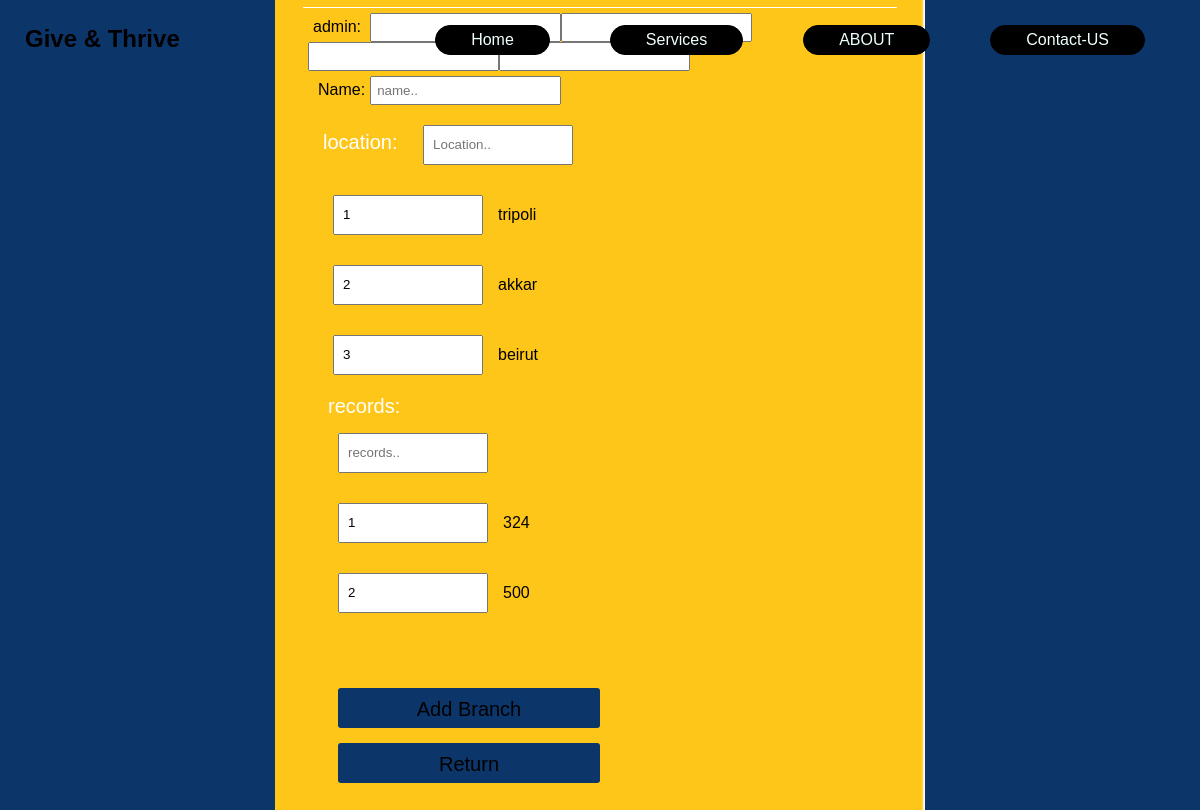
The page /driverPages/createtrip/formtrip.php on the database its author committed.
### tables this page shows
CREATE TABLE `location` (
  `locationid` int(11) NOT NULL,
  `locationname` varchar(30) NOT NULL
);

CREATE TABLE `records` (
  `recordsid` int(11) NOT NULL,
  `recordsN` int(50) NOT NULL
);

### driverPages/createtrip/formtrip.php (the view, shortened to what this page needs)
<!DOCTYPE html>
<?php
include('../../connection.php');
      ?>
      <html>
        <head>
          <link rel="stylesheet" href="formesss.css" />
          <link rel= " stylesheet "href="https://stackpath.bootstrapcdn.com/font-awesome/4.7.0/css/font-awesome.min.css"/>
        </head>
        <body>
              <nav class="navbar">
                  <h1 class="logo">Give & Thrive</h1>
                  <ul class="nav-links">
                      <li class="active"> <a href="#"> Home</a></i></li>
                      <li> <a href="#"> Services</a></i></li>
                      <li> <a href="#"> ABOUT</a></i></li>
                      <li class=""> <a href="#"> Contact-US</a></i></li>
                  </ul>
              </nav>
      <div class="container">
      <h1 class="form-title">Add New Branch </h1>
      <form action="./formtrip.php" method =post >
<label for="name">admin: </label>
<?php
$query = "SELECT * FROM admin WHERE 1";
$res = mysqli_query($conn, $query);
while ($row = mysqli_fetch_array($res)) {
    echo "<input name='admin' value='" . $row['admin_id'] . "'>" . $row["admin_name"];
}
?>
        <div class="user-input-box2">
        <label for="name">Name: </label>
        <input type="text" id="name" name="name" placeholder="name.." required/>
              <div class="user-input-box">
              <label for="name">location: </label>
              <input type="text" id="name" name="location" placeholder="Location.." required/>
              <?php
              $query = "SELECT * FROM location WHERE 1";
              $res = mysqli_query($conn, $query);
              while ($row = mysqli_fetch_array($res)) {
          echo "<input  type='text' name='location' value='" . $row['locationid'] . "'>" . $row["locationname"];
}
?>
            <div class="user-input-box">
            <label for="name">records: </label>
            <input type="text" id="name" name="records" placeholder="records.." required/>
            <?php
            $query = "SELECT * FROM records WHERE 1";
            $res = mysqli_query($conn, $query);
          while ($row = mysqli_fetch_array($res)) {
          echo "<input  type='text' name='recodrs' value='" . $row['recordsid'] . "'>" . $row["recordsN"];
}
?>
</div>
        <div class="form-submit-btn">
          <input type="submit" value="Add Branch" name = submit>
          <input type="submit" value="Return" name = return>
        </div>
      </form>
      </div>

### driverPages/createtrip/formesss.css (style rules this page uses)
* { padding: 5px; margin: 0; box-sizing: border-box; font-family: sans-serif; }
body { display: flex; height: 100vh; justify-content: center; align-items: center; background-color:#0c356a; background-size: cover; }
.container { width: 100%; max-width: 650px; background: #ffc61a; padding: 28px; margin: 0 28px; border-radius: 10px; box-shadow: inset -2px 2px 2px white; }
.form-title { font-size: 26px; font-weight: 600; text-align: center; padding-bottom: 6px; color: white; text-shadow: 2px 2px 2px black; border-bottom: solid 1px white; }
.user-input-box:nth-child(2n) { justify-content: end; }
.user-input-box1, .user-input-box2, .user-input-box3 { display: flex; flex-wrap: wrap; width: 50%; padding-bottom: 15px; }
.user-input-box input { writing-mode: horizontal-tb !important; padding-block: 15px; padding-inline: 8px; margin: 15px; width: 150px; height: 40px; }
.user-input-box label { width: 95%; color: white; font-size: 20px; font-weight: 400; margin: 5px 0; }
.gender-category label, .gender-category input, .form-submit-btn input { cursor: pointer; }
.form-submit-btn { margin-top: 40px; }
.form-submit-btn input { display: block; width: 100%; margin-top: 10px; font-size: 20px; padding: 10px; border:none; border-radius: 3px; color: black; background: #0c356a; }
.navbar { position: absolute; top: 0; left: 0; display: flex; width: 100%; justify-content: space-between; padding: 20px; }
ul { list-style: none; z-index: 2; }
.nav-links { display: flex; align-items: center; }
.nav-links li { margin: 0 30px; background-color: black; color: azure; border-radius: 0; }
.nav-links li a { text-decoration: none; border:#0c356A; color: azure; }
.navbar .nav-links li { border-radius: 30px; padding: 5px 30px; border: 1px solid black; }

### rows shown on the page
location: location "1", locationname "tripoli"
location: location "2", locationname "akkar"
location: location "3", locationname "beirut"
records: recodrs "1", recordsN "324"
records: recodrs "2", recordsN "500"
